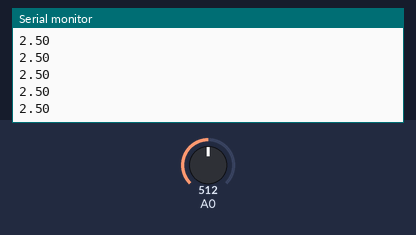
This sketch was run on a simulated Arduino Uno, built with avr-gcc and run on an emulated ATmega328P. Parts: the last lines printed to the serial monitor. The inputs (shaded band) are chosen by the test bench; at power-on: A0 = 512.

Above: at 1.2 s.
1.3 s: A0 set to 716
At 1.31 s:
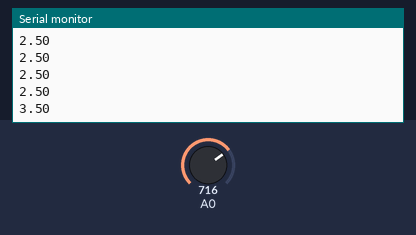
2.8 s: A0 set to 900
At 2.82 s:
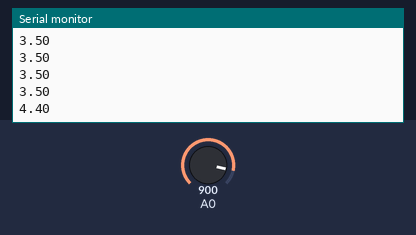
Timing chart, 0 to 5.8 s (numbered marks = the images above; inputs shaded):
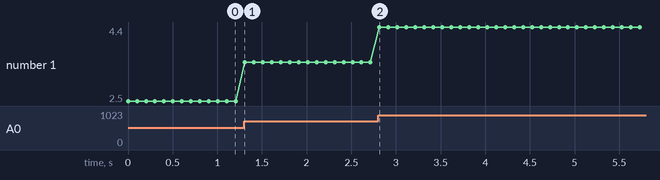

The sketch:

Lab4_Part2.ino
```cpp
void setup() {
  // put your setup code here, to run once:
  pinMode(INPUT, A0);
  pinMode(OUTPUT, 10);
  pinMode(OUTPUT, 9);
  Serial.begin(9600);
}

void loop() {
  float A0state= float(analogRead(A0)) *5.0/1023.0;
  Serial.println(A0state);
  if (A0state > 4.55){
    digitalWrite(10, HIGH);
    digitalWrite(9, LOW);
    delay(100);
  }else{
    digitalWrite(10, LOW);
    digitalWrite(9, HIGH);
    delay(100);
  }
  // put your main code here, to run repeatedly:

}
```

Measured:
- after the input at 1.3 s, the serial monitor: prints a new line at once (image 1)
- after the input at 2.8 s, the serial monitor: prints a new line at once (image 2)
- plotted number 1: 2.5 → 3.5 after the input at 1.3 s, 3.5 → 4.4 after the input at 2.8 s
